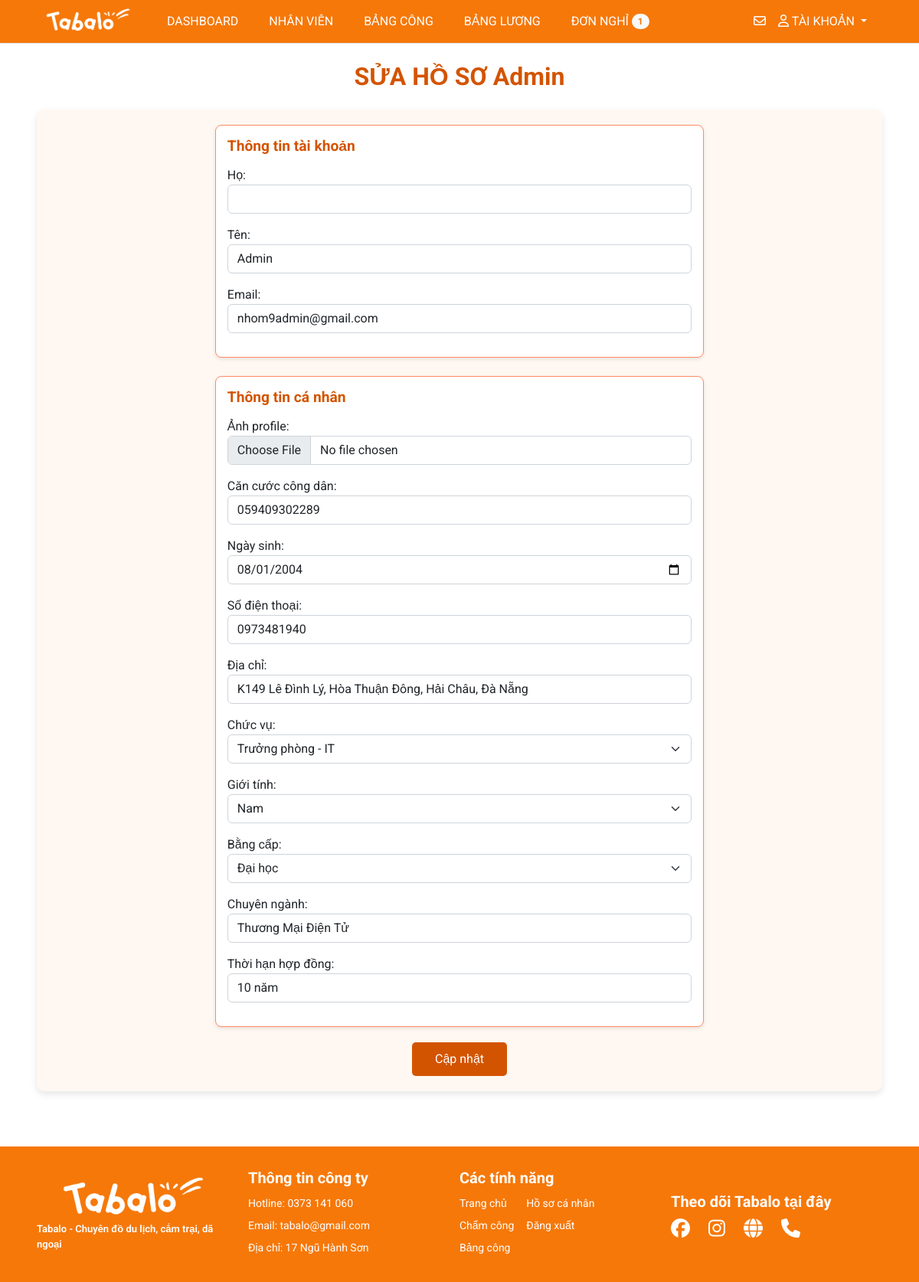
Screenshot of /management/employee/update/admin/ (signed in) with the database file from the repository.
### myapp/models.py (models this page shows, shortened)
class Profile(models.Model):
    image = models.ImageField(upload_to='')
    cccd = models.CharField(max_length=12)
    dob = models.DateField()
    phone_number = models.CharField(max_length=12)
    start_date = models.DateField(auto_now_add=True)
    end_date = models.DateField(null=True, blank=True)
    address = models.CharField(max_length=200)
    position = models.ForeignKey(Position, on_delete=models.CASCADE)
    gender = models.CharField(max_length=10, choices=[('Nam', 'Nam'), ('Nữ', 'Nữ')])
    degree = models.CharField(max_length=20, choices=[('Đại học', 'Đại học'), ('Cao đẳng', 'Cao đẳng')])
    major = models.CharField(max_length=100)
    contract_period = models.CharField(max_length=10)
    user = models.OneToOneField(User, on_delete=models.CASCADE)
    salary = models.DecimalField(blank=True, null=True, max_digits=10, decimal_places=0)
    STATUS_CHOICES = [
        ('working', 'Đang làm'),
        ('on_leave', 'Nghỉ phép'),
        ('resigned', 'Đã nghỉ việc'),
    ]
    status = models.CharField(max_length=20, choices=STATUS_CHOICES, default='working')

### management/views.py (the view)
# urls.py: path('employee/update/<str:username>/', views.update_employee, name='create-employee'),
def update_employee(request, username):
    if request.user.is_superuser:
        try:
            user = User.objects.get(username=username)
            title = f'Sửa hồ sơ {user.username}'
            form_e = EmployeeUpdateForm(request.POST or None, instance=user)
            form_p = ProfileForm(request.POST or None, request.FILES or None, instance=user.profile)
            if request.POST:
                if form_e.is_valid() and form_p.is_valid():
                    form_e.save()
                    form_p.save()
                    messages.success(request, 'Chỉnh sửa hồ thành công')
                    return redirect('profile-detail', username=user.username)
            context = {'title': title,
                       'user': user,
                       'form_e':form_e,
                       'form_p':form_p}
            return render(request, 'pages/update_employee.html', context)
        except User.DoesNotExist:
            return redirect('home')
    else:
        return redirect('home')

### management/forms.py
class EmployeeUpdateForm(forms.ModelForm):
	class Meta:
		model = User
		fields = ['first_name', 'last_name', 'email']
		widgets = {'first_name': forms.TextInput(attrs={'class':'form-control'}),
				        'last_name': forms.TextInput(attrs={'class':'form-control'}),
				        'email': forms.TextInput(attrs={'class':'form-control'})}
		labels = {'first_name': 'Họ', 'last_name': 'Tên', 'email': 'Email'}

class ProfileForm(forms.ModelForm):
	class Meta:
		model = Profile
		exclude = ['start_date', 'end_date', 'user', 'status', 'salary']
		widgets = {'dob': forms.DateInput(attrs={'type': 'date', 'class':'form-control'}),
				   'address': forms.TextInput(attrs={'class':'form-control'}),
				   'phone_number': forms.TextInput(attrs={'class':'form-control'}),
           'image': forms.FileInput(attrs={'type': 'file', 'class': 'form-control'}),
           'cccd': forms.TextInput(attrs={'class':'form-control'}),
           'major': forms.TextInput(attrs={'class':'form-control'}),
           'degree': forms.Select(attrs={'class':'form-select'}),
           'gender': forms.Select(attrs={'class':'form-select'}),
           'position': forms.Select(attrs={'class':'form-select'}),
           'contract_period': forms.TextInput(attrs={'class':'form-control'}),}
		labels = {'dob': 'Ngày sinh', 'address': 'Địa chỉ', 'phone_number': 'Số điện thoại',
            'image': 'Ảnh profile', 'cccd': 'Căn cước công dân', 'major': 'Chuyên ngành',
            'degree': 'Bằng cấp', 'gender': 'Giới tính', 'position': 'Chức vụ', 'contract_period': 'Thời hạn hợp đồng'}

### management/context_processors.py (called while the page is built)
def pending_dayoff(request):
  count_pending = DayOffRequest.objects.filter(status='pending').count()
  return {'count_pending': count_pending}

### myapp/models.py (called while the page is built)
    def __str__(self):
        return f'{self.name} - {self.department.name}'

### templates/pages/update_employee.html (shortened to what this page needs)
{% extends '../layouts/base.html' %}
{% block main %}
<br>
<h1 style="text-align:center; color: #D35400; font-size: 2rem; font-weight: bold;" class="mb-4">SỬA HỒ SƠ {{ user.first_name }} {{ user.last_name }}</h1>
<div class="container" style="display: flex; justify-content: center; padding: 20px; background-color: #FFF8F2; border-radius: 10px; box-shadow: 0 4px 10px rgba(0, 0, 0, 0.1);">
    <form method="POST" style="width: 60%;" enctype="multipart/form-data">
        <div class="form-section mb-4">
            <h5 style="color: #D35400; font-weight: bold; margin-bottom: 15px;">Thông tin tài khoản</h5>
            {{ form_e.as_p }}
        </div>
        <div class="form-section">
            <h5 style="color: #D35400; font-weight: bold; margin-bottom: 15px;">Thông tin cá nhân</h5>
            {{ form_p.as_p }}
        </div>
        <div style="text-align: center; margin-top: 20px;">
            <button class="btn" style="background-color: #D35400; color: #fff; padding: 10px 30px; border-radius: 5px; border: none;">Cập nhật</button>
        </div>
    </form>
</div>
<br><br><br>
{% endblock %}

### templates/pages/update_employee.html (style rules this page uses)
.form-section { background-color: #FFFFFF; padding: 15px; border-radius: 8px; border: 1px solid #FF8C66; box-shadow: 0 2px 5px rgba(0, 0, 0, 0.1); }
input, select, textarea { border: 1px solid #FF8C66; border-radius: 5px; padding: 8px; width: 100%; margin-bottom: 10px; }
h5 { font-size: 1.2rem; }

### rows the page displays
Profile: cccd "059409302289", dob "08/01/2004", phone_number "0973481940", address "K149 Lê Đình Lý, Hòa Thuận Đông, Hải Châu, Đà Nẵng", position "Trưởng phòng - IT", gender "Nam", degree "Đại học", major "Thương Mại Điện Tử", contract_period "10 năm"

### other values shown
{{ count_pending }} "1"
{{ user.last_name }} "Admin"
